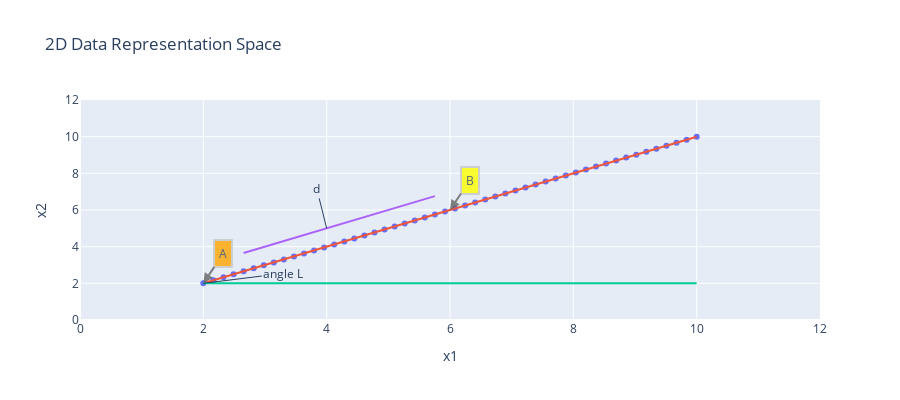

Notebook cell for this chart:
### Markdown cell above
이를 이해하기 위해 $x1$과 $x2$로 표현되는 2차원 공간에 있는 데이터를 생각해보자. 이 데이터는 **기준점 $A$와 수평선과의 각도 $L$**로 1차원으로 표현이 가능하다. 즉, 두 개의 값만 갖고 있다면 직선 위의 점 $B$는 거리 $d$로 표현이 가능하다. 더이상 $x1$과 $x2$가 아닌 거리 $d$로 표현할 수 있다!

### Code cell
random_y3 = [2 for i in range(100)]
random_y4 = random_y2 + 1
trace4 = go.Scatter(x = random_x[4:24], y = random_y4[4:300], mode="lines")
trace3 = go.Scatter(x = random_x, y = random_y3, mode="lines")
trace1 = go.Scatter(x = random_x, y = random_y1, mode="markers")
trace2 = go.Scatter(x = random_x, y = random_y2, mode="lines")
layout = go.Layout(xaxis=dict(title="x1", range=(0,12)), yaxis=dict(title="x2", range=(0,12)), height=400,
                   annotations=[dict(x=2, y=2, xref='x', yref='y', text='A', showarrow=True, align='center', arrowhead=2, arrowsize=1, arrowwidth=2, 
                                     arrowcolor='#636363', ax=20, ay=-30, bordercolor='#c7c7c7', borderwidth=2, borderpad=4, bgcolor='orange', opacity=0.8), 
                                dict(x=6, y=6, xref='x', yref='y', text='B', showarrow=True, align='center', arrowhead=2, arrowsize=1, arrowwidth=2, arrowcolor='#636363',
                                     ax=20, ay=-30, bordercolor='#c7c7c7', borderwidth=2, borderpad=4, bgcolor='yellow', opacity=0.8), dict(
                                     x=4, y=5, xref='x', yref='y',text='d', ay=-40), 
                                dict(x=2, y=2, xref='x', yref='y', text='angle L', ax=80, ay=-10)], title="2D Data Representation Space", showlegend=False)
data = [trace1, trace2, trace3, trace4]
figure = go.Figure(data = data, layout = layout)
iplot(figure)

### Figure 1 — Plotly figure (JSON) as saved in the notebook; plotly's stock layout.template omitted (floating-point values rounded to 4 significant figures)
{"data": [{"mode": "markers", "type": "scatter", "x": [2, 2.163, 2.327, 2.49, 2.653, 2.816, 2.98, 3.143, 3.306, 3.469, 3.633, 3.796, 3.959, 4.122, 4.286, 4.449, 4.612, 4.776, 4.939, 5.102, 5.265, 5.429, 5.592, 5.755, 5.918, 6.082, 6.245, 6.408, 6.571, 6.735, 6.898, 7.061, 7.224, 7.388, 7.551, 7.714, 7.878, 8.041, 8.204, 8.367, 8.531, 8.694, 8.857, 9.02, 9.184, 9.347, 9.51, 9.673, 9.837, 10], "y": [2, 2.163, 2.327, 2.49, 2.653, 2.816, 2.98, 3.143, 3.306, 3.469, 3.633, 3.796, 3.959, 4.122, 4.286, 4.449, 4.612, 4.776, 4.939, 5.102, 5.265, 5.429, 5.592, 5.755, 5.918, 6.082, 6.245, 6.408, 6.571, 6.735, 6.898, 7.061, 7.224, 7.388, 7.551, 7.714, 7.878, 8.041, 8.204, 8.367, 8.531, 8.694, 8.857, 9.02, 9.184, 9.347, 9.51, 9.673, 9.837, 10]}, {"mode": "lines", "type": "scatter", "x": [2, 2.163, 2.327, 2.49, 2.653, 2.816, 2.98, 3.143, 3.306, 3.469, 3.633, 3.796, 3.959, 4.122, 4.286, 4.449, 4.612, 4.776, 4.939, 5.102, 5.265, 5.429, 5.592, 5.755, 5.918, 6.082, 6.245, 6.408, 6.571, 6.735, 6.898, 7.061, 7.224, 7.388, 7.551, 7.714, 7.878, 8.041, 8.204, 8.367, 8.531, 8.694, 8.857, 9.02, 9.184, 9.347, 9.51, 9.673, 9.837, 10], "y": [2, 2.163, 2.327, 2.49, 2.653, 2.816, 2.98, 3.143, 3.306, 3.469, 3.633, 3.796, 3.959, 4.122, 4.286, 4.449, 4.612, 4.776, 4.939, 5.102, 5.265, 5.429, 5.592, 5.755, 5.918, 6.082, 6.245, 6.408, 6.571, 6.735, 6.898, 7.061, 7.224, 7.388, 7.551, 7.714, 7.878, 8.041, 8.204, 8.367, 8.531, 8.694, 8.857, 9.02, 9.184, 9.347, 9.51, 9.673, 9.837, 10]}, {"mode": "lines", "type": "scatter", "x": [2, 2.163, 2.327, 2.49, 2.653, 2.816, 2.98, 3.143, 3.306, 3.469, 3.633, 3.796, 3.959, 4.122, 4.286, 4.449, 4.612, 4.776, 4.939, 5.102, 5.265, 5.429, 5.592, 5.755, 5.918, 6.082, 6.245, 6.408, 6.571, 6.735, 6.898, 7.061, 7.224, 7.388, 7.551, 7.714, 7.878, 8.041, 8.204, 8.367, 8.531, 8.694, 8.857, 9.02, 9.184, 9.347, 9.51, 9.673, 9.837, 10], "y": [2, 2, 2, 2, 2, 2, 2, 2, 2, 2, 2, 2, 2, 2, 2, 2, 2, 2, 2, 2, 2, 2, 2, 2, 2, 2, 2, 2, 2, 2, 2, 2, 2, 2, 2, 2, 2, 2, 2, 2, 2, 2, 2, 2, 2, 2, 2, 2, 2, 2, 2, 2, 2, 2, 2, 2, 2, 2, 2, 2, 2, 2, 2, 2, 2, 2, 2, 2, 2, 2, 2, 2, 2, 2, 2, 2, 2, 2, 2, 2, 2, 2, 2, 2, 2, 2, 2, 2, 2, 2, 2, 2, 2, 2, 2, 2, 2, 2, 2, 2]}, {"mode": "lines", "type": "scatter", "x": [2.653, 2.816, 2.98, 3.143, 3.306, 3.469, 3.633, 3.796, 3.959, 4.122, 4.286, 4.449, 4.612, 4.776, 4.939, 5.102, 5.265, 5.429, 5.592, 5.755], "y": [3.653, 3.816, 3.98, 4.143, 4.306, 4.469, 4.633, 4.796, 4.959, 5.122, 5.286, 5.449, 5.612, 5.776, 5.939, 6.102, 6.265, 6.429, 6.592, 6.755, 6.918, 7.082, 7.245, 7.408, 7.571, 7.735, 7.898, 8.061, 8.224, 8.388, 8.551, 8.714, 8.878, 9.041, 9.204, 9.367, 9.531, 9.694, 9.857, 10.02, 10.18, 10.35, 10.51, 10.67, 10.84, 11]}], "layout": {"annotations": [{"align": "center", "arrowcolor": "#636363", "arrowhead": 2, "arrowsize": 1, "arrowwidth": 2, "ax": 20, "ay": -30, "bgcolor": "orange", "bordercolor": "#c7c7c7", "borderpad": 4, "borderwidth": 2, "opacity": 0.8, "showarrow": true, "text": "A", "x": 2, "xref": "x", "y": 2, "yref": "y"}, {"align": "center", "arrowcolor": "#636363", "arrowhead": 2, "arrowsize": 1, "arrowwidth": 2, "ax": 20, "ay": -30, "bgcolor": "yellow", "bordercolor": "#c7c7c7", "borderpad": 4, "borderwidth": 2, "opacity": 0.8, "showarrow": true, "text": "B", "x": 6, "xref": "x", "y": 6, "yref": "y"}, {"ay": -40, "text": "d", "x": 4, "xref": "x", "y": 5, "yref": "y"}, {"ax": 80, "ay": -10, "text": "angle L", "x": 2, "xref": "x", "y": 2, "yref": "y"}], "height": 400, "showlegend": false, "title": {"text": "2D Data Representation Space"}, "xaxis": {"range": [0, 12], "title": {"text": "x1"}}, "yaxis": {"range": [0, 12], "title": {"text": "x2"}}}}
